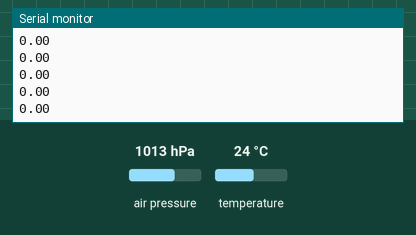
The sketch below on a simulated Arduino Uno, built with avr-gcc and run on an emulated ATmega328P. Shown: the last lines printed to the serial monitor. The test bench sets the inputs (shaded band); at power-on: air pressure 1013 hPa, temperature 24 °C.

Above: at 1.2 s.
1.3 s: air pressure set to 952 hPa
At 1.58 s:
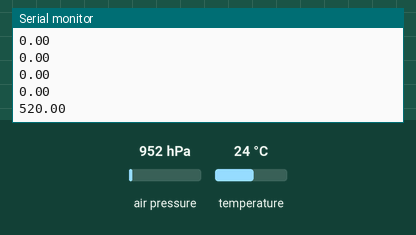
2.8 s: air pressure set to 975 hPa
At 2.85 s:
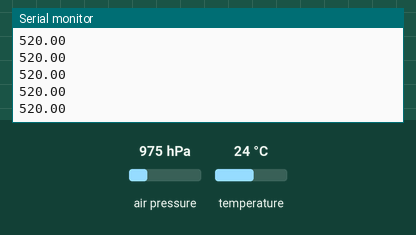
Timing chart, 0 to 5.8 s (numbered marks = the images above; inputs shaded):
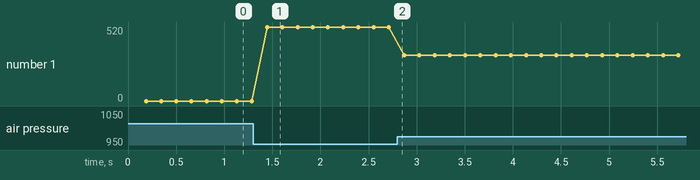

The sketch:

median_filter.ino
```cpp
#include <SFE_BMP180.h>
#include <Wire.h>

SFE_BMP180 pressure;

double baseline;
int basinc_dizisi[4];

void setup()
{
  Serial.begin(9600);
  Serial.println("REBOOT");

  if (pressure.begin())
    Serial.println("BMP180 init success");
  else
  {
    Serial.println("BMP180 init fail (disconnected?)\n\n");
    while (1);
  }
  baseline = getPressure();
}

void loop()
{
  double irtifa_1, irtifa_2, irtifa_3, irtifa_4, irtifa_5, P;
  double irtifa_veri[4];

  P = getPressure();
  irtifa_1 = pressure.altitude(P, baseline);
  //Serial.println(irtifa_1);

  P = getPressure();
  irtifa_2 = pressure.altitude(P, baseline);
  //Serial.println(irtifa_2);

  P = getPressure();
  irtifa_3 = pressure.altitude(P, baseline);
  //Serial.println(irtifa_3);

  P = getPressure();
  irtifa_4 = pressure.altitude(P, baseline);
  //Serial.println(irtifa_4);

  P = getPressure();
  irtifa_5 = pressure.altitude(P, baseline);
  //Serial.println(irtifa_5);


  irtifa_veri[0] = irtifa_1;
  irtifa_veri[1] = irtifa_2;
  irtifa_veri[2] = irtifa_3;
  irtifa_veri[3] = irtifa_4;
  irtifa_veri[4] = irtifa_5;

  int temp;
  for (int i = 0; i < 5 - 1; i++)
  {
    for (int j = 0; j < 5 - 1; j++)
    {
      if (irtifa_veri[j] > irtifa_veri[j + 1])
      {
        temp = irtifa_veri[j];
        irtifa_veri[j] = irtifa_veri[j + 1];
        irtifa_veri[j + 1] = temp;
      }
    }
  }
//  Serial.print(irtifa_veri[0]);
//  Serial.print(" ");
//  Serial.print(irtifa_veri[1]);
//  Serial.print(" ");
  Serial.print(irtifa_veri[2]);
//  Serial.print(" ");
//  Serial.print(irtifa_veri[3]);
//  Serial.print(" ");
//  Serial.print(irtifa_veri[4]);
  Serial.println("");
}

double getPressure()
{
  char status;
  double T, P, p0, irtifa;

  status = pressure.startTemperature();
  if (status != 0)
  {
    delay(status);
    status = pressure.getTemperature(T);
    if (status != 0)
    {
      status = pressure.startPressure(3);
      if (status != 0)
      {
        delay(status);
        status = pressure.getPressure(P, T);
        if (status != 0)
        {
          return (P);
        }
        else Serial.println("error retrieving pressure measurement\n");
      }
      else Serial.println("error starting pressure measurement\n");
    }
    else Serial.println("error retrieving temperature measurement\n");
  }
  else Serial.println("error starting temperature measurement\n");
}
```

Measured:
- after the input at 1.3 s, the serial monitor: prints a new line after 0.15 s (image 1)
- plotted number 1: 0 → 520 after the input at 1.3 s, 520 → 321 after the input at 2.8 s
